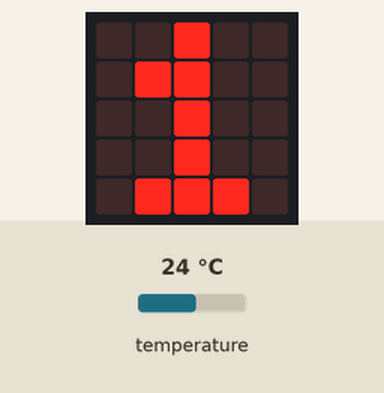
Simulated run of this program. Board: Calliope mini (MakeCode). Shown: the board's 5×5 LED display. The inputs (shaded band) are chosen by the test bench; at power-on: temperature 24 °C.

Above: at 0.1 s.
At 0.8 s:
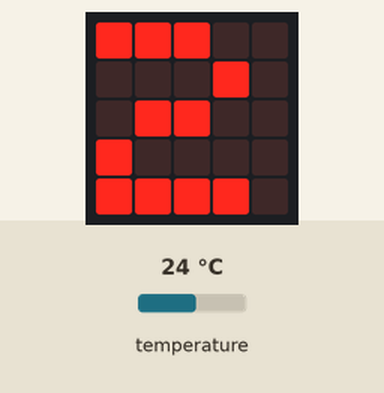
At 1.6 s:
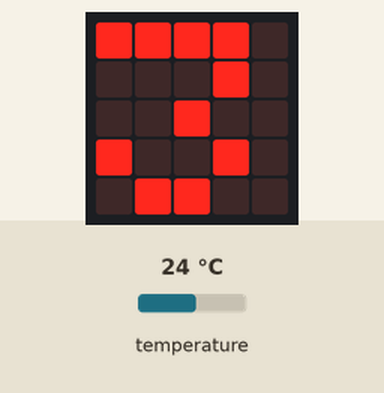
At 2.3 s:
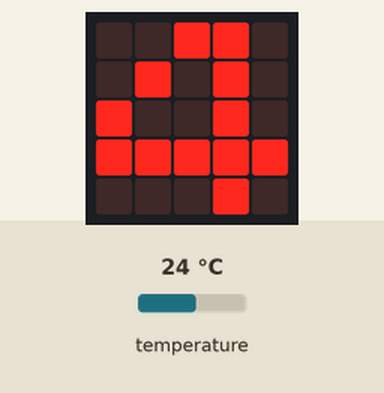
At 3.1 s:
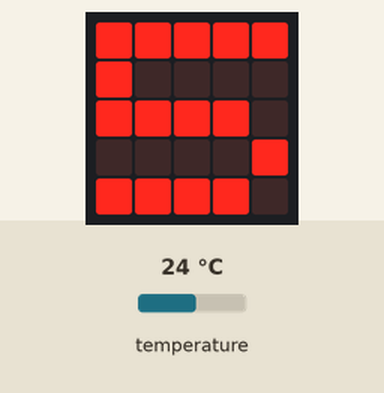

The program:

main.ts
```typescript
let Temp = 0
let Anzahl = 0
while (Anzahl < 5) {
    Anzahl += 1
    basic.showNumber(Anzahl)
}
basic.forever(function () {
    Temp = input.temperature()
    if (Temp < 0) {
        if (Temp < 0) {
            basic.showNumber(Temp)
        }
    }
})
```

test.ts
```typescript
// Hier kann man Tests durchführen; diese Datei wird nicht kompiliert, wenn dieses Paket als Erweiterung verwendet wird.
```

Measured:
- what the display in image 1 shows lasts 0.7 s, from 0.8 s to 1.5 s
